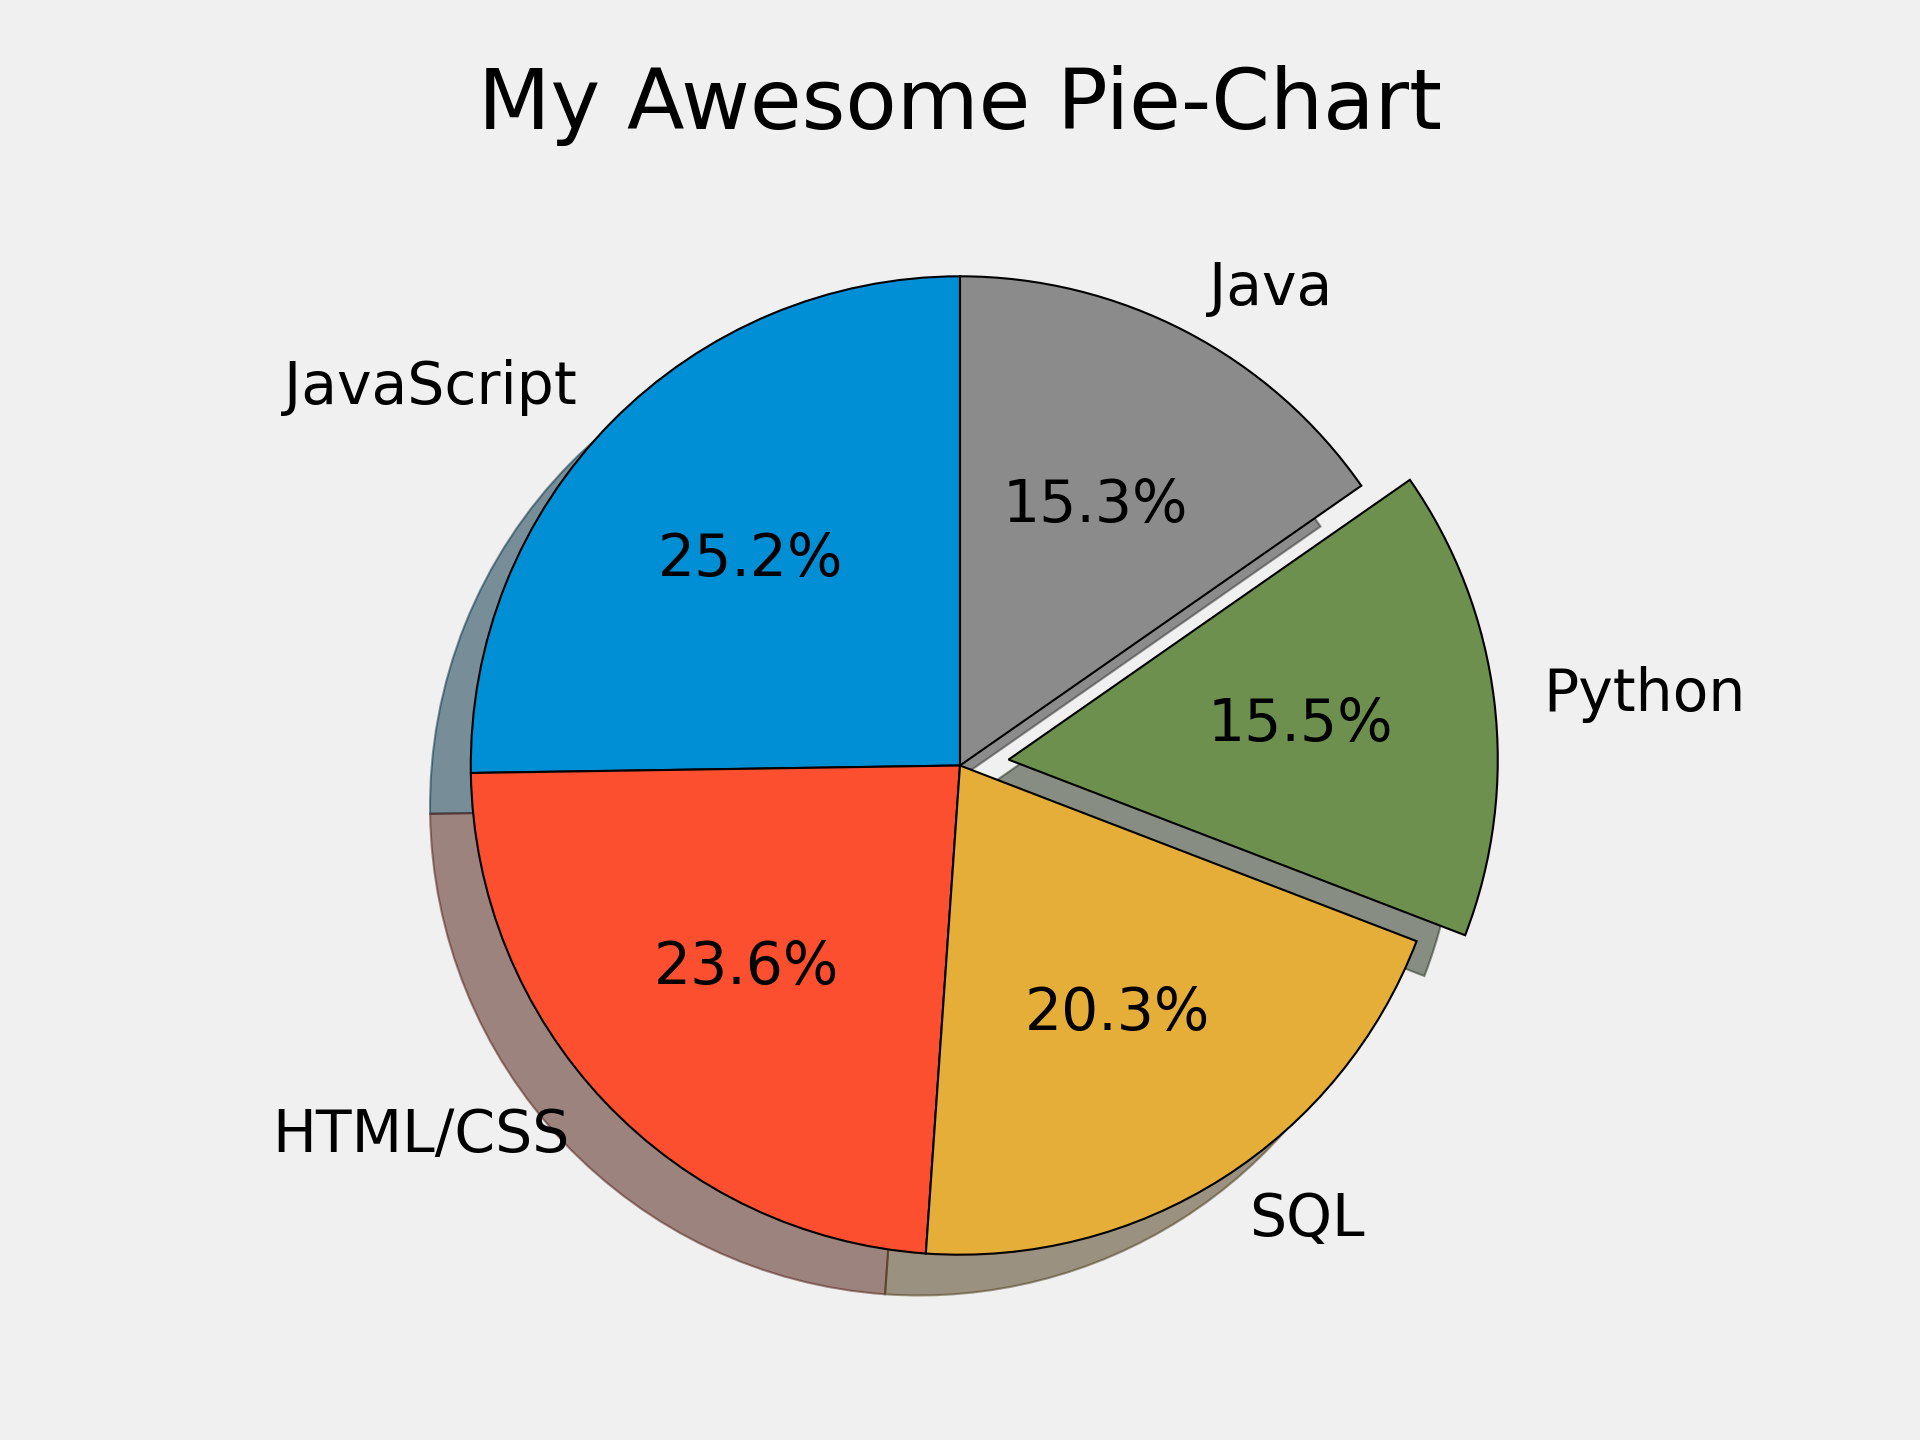

This figure's Python source:
# Importing necesssary libraries
import matplotlib.pyplot as plt

# Defining values
slices = [59219, 55466, 47544, 36443, 35917 ]
labels = ['JavaScript', 'HTML/CSS', 'SQL', 'Python', 'Java' ]
explode = [ 0, 0, 0, 0.1, 0 ]

# Adding Theme to graph
plt.style.use('fivethirtyeight')

# PLotting graph
plt.pie(slices, labels=labels, explode=explode, startangle=90,
        wedgeprops={'edgecolor':'black'}, autopct='%1.1f%%', shadow=True)

# Adding labels to graph
plt.title('My Awesome Pie-Chart')

# Adjust some padding to graph
plt.tight_layout()

# Saving graph as png
plt.savefig('pie_plot_2.png', dpi=300)

# Showing graph as output
plt.show()
